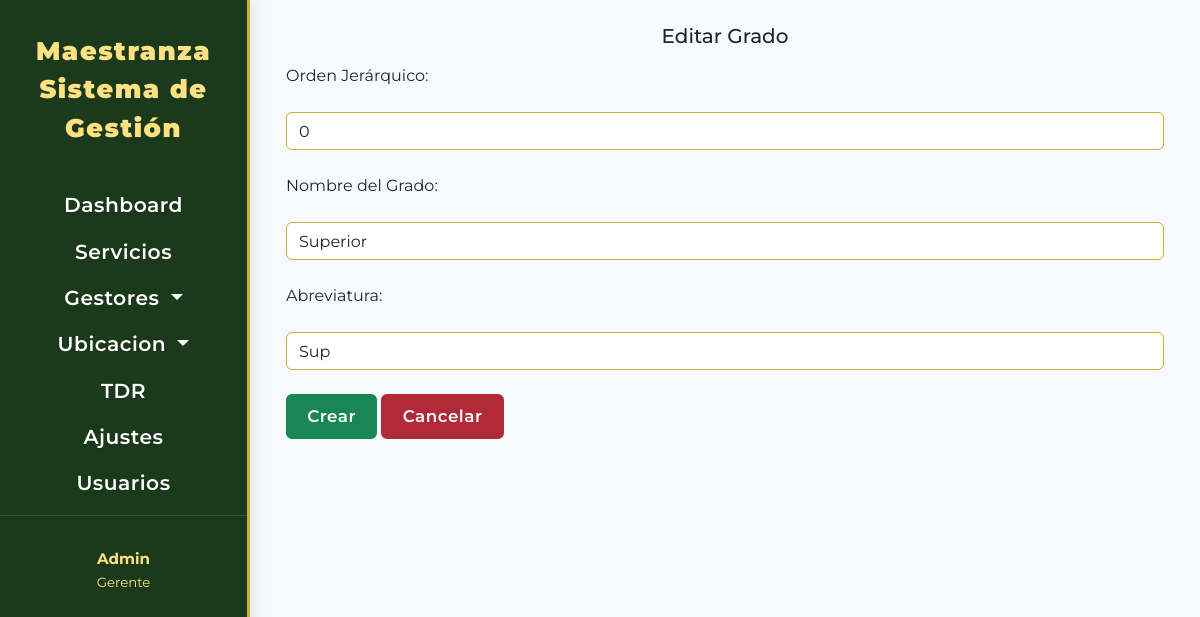
/grados/editar/1/, run on the app's committed database.
### grado/models.py (models this page shows, shortened)
class Grado(models.Model):
    nombre = models.CharField(max_length=50, blank=False, null=False, verbose_name=' Nombre del Grado', unique= True)
    abreviatura = models.CharField(max_length= 10, unique=True, verbose_name= 'Abreviatura', blank= True, null= True)
    orden = models.CharField(default= 0, verbose_name='Orden Jerárquico')
    class Meta:
        verbose_name = 'Grado'
        verbose_name_plural = 'Grados'
        ordering = ['orden', 'nombre']

### grado/views.py (the view)
# urls.py: path('editar/<int:id>/', views.grado_gestion, name='grado_editar'),
def grado_gestion(request, id=None):
    grado, modo, extra = modo_gestion(Grado,id)
    if request.method == 'POST':
        form = GradosForm(request.POST, instance=grado)
        if form.is_valid():
            try:
                grado = form.save()
                messages.success(request, f"Grado {'creado' if modo == 'crear' else 'actualizado'} correctamente.")
                return redirect('grado_lista')
            except Exception as e:
                messages.error(request, f"Error al guardar el Grado: {e}")
    else:
        form = GradosForm(instance=grado)
    context = {
        'form' : form,
        'grado': grado,
        'modo': modo,
        'extra': extra
    }
    return render(request, 'grado/gestion.html', context)

### grado/forms.py
class GradosForm(ModelForm):
    class Meta:
        model = Grado
        fields = ['orden', 'nombre', 'abreviatura']
        widgets = {
            'nombre': forms.TextInput(attrs = {'class':'form-control my-4', 'placeholder': 'Ingrese el nombre del grado'}),
            'abreviatura':  forms.TextInput( attrs= {'class': 'form-control my-4', 'placeholder': 'Ingrese la abreviatura del grado'}),
            'orden': forms.TextInput( attrs= {'class': 'form-control my-4', 'placeholder': 'Ingrese el orden Jerárquico del grado'})
        }

### maestranza/utils.py (called while the page is built)
def modo_gestion(modelo,id=None):
    if id:
        return get_object_or_404(modelo, id=id), 'editar', 0
    return None, 'crear', 1

### templates/grado/gestion.html (shortened to what this page needs)
{% extends "componentes/formulario.html" %}
{% block formtit %}
{% if modo == 'editar' %}
Editar Grado
{% else %}
Crear Grado
{% endif %}
{% endblock formtit %}
{% block formulario %}
{{ form.as_table }}
<input class="btn btn-success" type="submit" value="Crear">
<a class="btn btn-danger" href="{% url 'grado_lista' %}">Cancelar</a>
{% endblock formulario %}

### static/css/base1.css (style rules this page uses)
:root { --Primary-color: #1B3A1B; --Secondary-color: #2E5939; --Accent-color: #C9B037; --Text-color: #fff; --Sidebar-bg: #1B3A1B; --Sidebar-active: #C9B037; --Sidebar-hover: #2E5939; --Table-header-bg: #2E5939; --Table-header-text: #fff; --Table-row-hover: #e9f5e1; --Button-primary: #1B3A1B; --Button-primary-hover: #2E5939; --Button-danger: #b02a37; --Button-danger-hover: #7a1d25; --Button-secondary: #495057; --Button-secondary-hover: #343a40; --Input-border: #C9B037; --Input-focus: #2E5939; --sidebar-width-bs5: 250px; --sidebar-bg-mobile: rgba(27,58,27,0.97); }
body, .sidebar-bs5, .main-content-wrapper-bs5 { font-family: 'Montserrat', Arial, Helvetica, sans-serif; }
.btn { border-radius: 0.375rem !important; font-weight: 600 !important; font-size: 1.05rem !important; letter-spacing: 0.5px; padding: 0.5rem 1.2rem !important; box-shadow: none !important; border-width: 2px !important; margin-bottom: 0.5rem; white-space: normal; }
.btn-danger { background-color: var(--Button-danger); border-color: var(--Button-danger); color: #fff; font-weight: 600; letter-spacing: 0.5px; }
.form-control, .select2-container--default .select2-selection--single { border: 1.5px solid var(--Input-border) !important; border-radius: 0.375rem; background-color: #fff; color: #222; height: 38px !important; box-shadow: none; }

### data on the page
Grado: orden "0", nombre "Superior", abreviatura "Sup"
